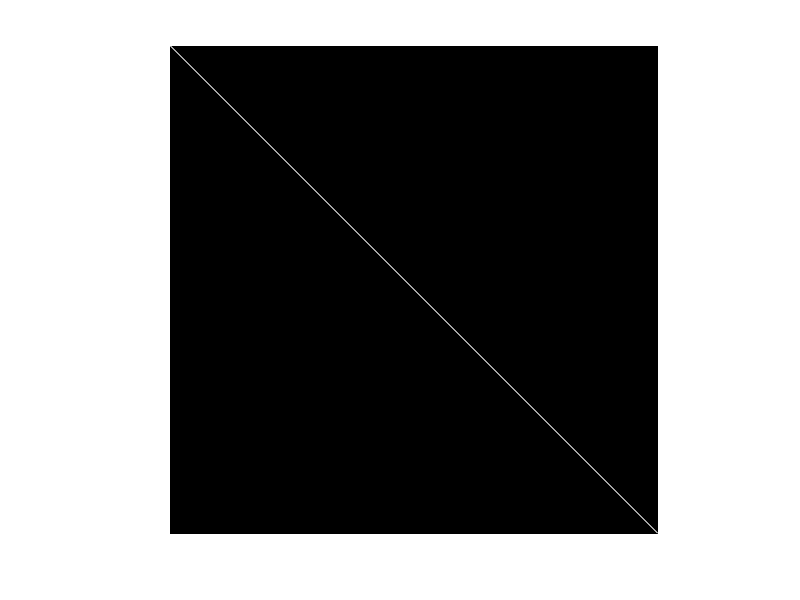
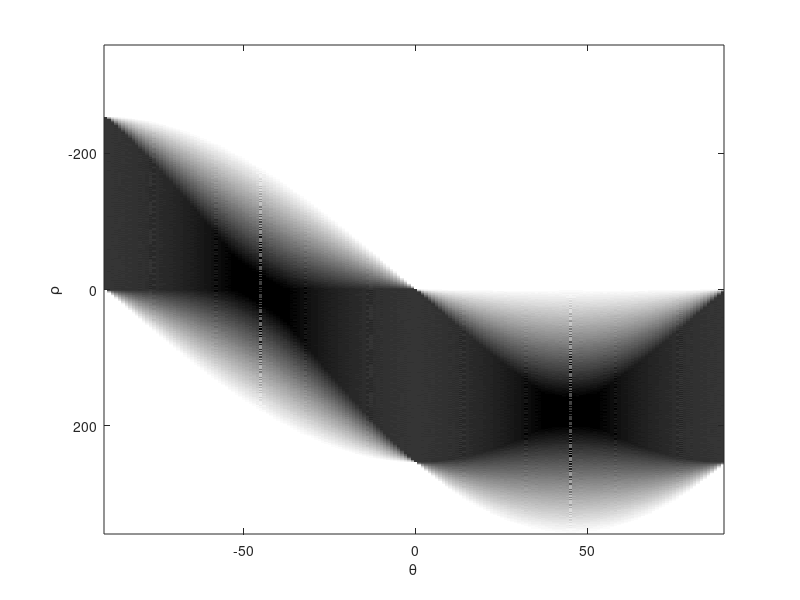

The MATLAB script that drew these images, in order:
clear all, close all;

M= 256; N = 256;
im = zeros(M,N);


figure(1)
imshow(im)
hold on

plot([0 M],[0 N],'w');


F=getframe;

im = F.cdata(2:M-1,2:N-1);



[H,T,R] = hough(im);
figure
imshow(imadjust(mat2gray(1-H)),'XData',T,'YData',R,...
'InitialMagnification','fit');
xlabel('\theta'), ylabel('\rho');
axis on, axis normal, hold on;
colormap(hot);